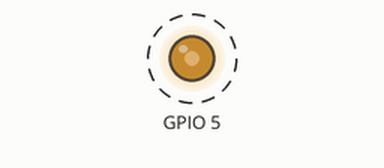
Recording of a program running on a simulated ESP32 board running MicroPython. Parts: output pins drawn as LEDs (lit = HIGH). Dashed ring = blinking.

Above: at 0.05 s.
Timing chart, 0 to 3.0 s (numbered marks = the images above):
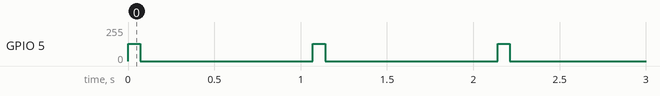

The program:

main.py
```python
# (licence header left out)
# 红外发射管，发送nec编码.
import machine
import utime

class IRSender:
    def __init__(self, pin):
        """
        初始化红外发射器.
        :param pin: GPIO引脚号 (需支持PWM输出).
        """
        self.ir_pin = machine.Pin(pin, machine.Pin.OUT)
        # 配置38KHz PWM (ESP32的PWM频率范围支持38KHz).
        self.pwm = machine.PWM(self.ir_pin, freq=38000, duty=512)  # 10位分辨率，50%占空比.
        self.pwm.duty(0)  # 初始关闭输出.

    def _pulse(self, duration_us):
        """
        生成指定时长的38KHz脉冲.
        :param duration_us: 脉冲持续时间 (微秒).
        """
        self.pwm.duty(512)  # 开启PWM.
        utime.sleep_us(duration_us)
        self.pwm.duty(0)    # 关闭PWM.

    def send_nec(self, address, command):
        """
        发送NEC协议红外信号.
        :param address: 8位地址码 (0x00-0xFF).
        :param command: 8位命令码 (0x00-0xFF).
        """
        # 发送引导码 (9ms脉冲 + 4.5ms间隔).
        self._pulse(9000)
        utime.sleep_us(4500)

        # 发送地址码及其反码.
        self._send_byte(address)
        self._send_byte(~address & 0xFF)

        # 发送命令码及其反码.
        self._send_byte(command)
        self._send_byte(~command & 0xFF)

        # 结束脉冲 (560us，可选).
        self._pulse(560)

    def _send_byte(self, byte):
        """
        发送8位数据 (含NEC协议格式).
        :param byte: 要发送的字节数据.
        """
        for i in range(8):
            bit = (byte >> (7 - i)) & 0x01  # 从高位到低位发送.
            # 发送560us脉冲.
            self._pulse(560)
            # 根据bit值发送不同间隔.
            if bit:
                utime.sleep_us(1690)  # 逻辑1：560us脉冲 + 1690us间隔.
            else:
                utime.sleep_us(560)   # 逻辑0：560us脉冲 + 560us间隔.

# 使用示例.
if __name__ == "__main__":
    ir = IRSender(5)  # 使用GPIO4作为红外发射引脚.

    while True:
        # 示例：发送地址0x00，命令0xFF.
        ir.send_nec(0x00, 0xFF)
        utime.sleep(1)  # 每秒发送一次.

        # 示例：发送地址0xFF，命令0x00.
        ir.send_nec(0xFF, 0x00)
        utime.sleep(1)
```

Measured:
- by itself, GPIO 5: alternates 128/255 for 0.07 s and 0/255 for 1.0 s
